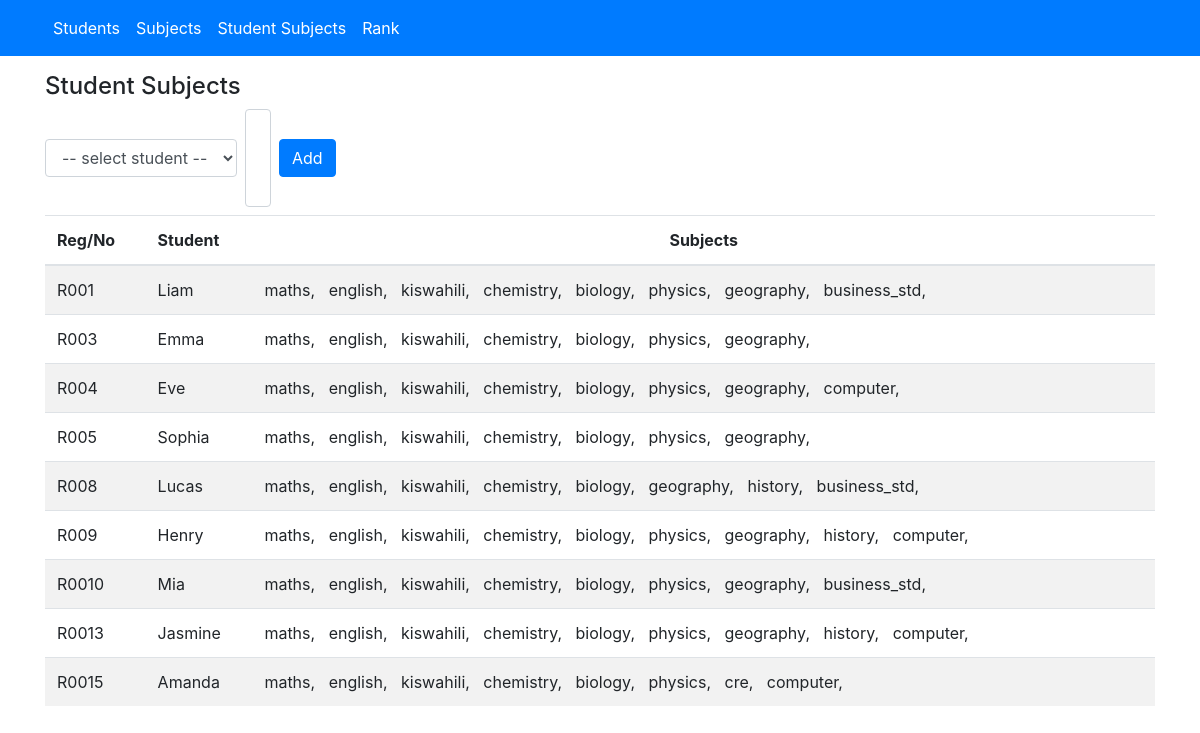
Screenshot of /student_subjects.php with the database file from the repository.
### tables this page shows
CREATE TABLE "students" (
	"id"	INTEGER,
	"name"	TEXT NOT NULL,
	"reg_no"	TEXT NOT NULL UNIQUE,
	PRIMARY KEY("id" AUTOINCREMENT)
);

### controllers/student_subjects_controller.php (called while the page is built, shortened)
<?php
$sql = '
SELECT std.id, std.name, std.reg_no FROM students std
INNER JOIN student_subjects ss ON ss.student_id = std.id
GROUP BY std.id
';
$student_rows = query($sql);
$sql = '
SELECT subj.id, subj.name, subj.code, ss.student_id FROM subjects subj
INNER JOIN student_subjects ss ON ss.subject_id = subj.id
';
$subject_rows = query($sql);
$student_subjects = array();
foreach ($student_rows as $student_row) {
    $student = $student_row;
    $student['subject'] = array();
    foreach ($subject_rows as $subject_row) {
        if ($student_row['id'] == $subject_row['student_id']) {
            $student['subject'][] = $subject_row;
        }
    }
    $student_subjects[] = $student;
}

### database.php (called while the page is built, shortened)
<?php
$pdo = new PDO('sqlite:app.db');
$pdo->setAttribute(PDO::ATTR_ERRMODE, PDO::ERRMODE_EXCEPTION);
function query($sql='', $params=[])
{
    global $pdo;
    $stmt = $pdo->prepare($sql);
    if ($params) $stmt->execute($params);
    else $stmt->execute();
    return $stmt->fetchAll(PDO::FETCH_ASSOC);
}

### student_subjects.php (the view, shortened to what this page needs)
<!DOCTYPE html>
<html lang="en">
<head>
    <link rel="stylesheet" href="https://stackpath.bootstrapcdn.com/bootstrap/4.3.1/css/bootstrap.min.css">
    <link rel="stylesheet" href="https://cdnjs.cloudflare.com/ajax/libs/bootstrap-multiselect/0.9.13/css/bootstrap-multiselect.css">
</head>
<body>
<?php include 'header.php' ?>
<div class="container">
    <?php require 'controllers/student_subjects_controller.php'; ?>
    <div class="pt-3">
        <h4>Student Subjects</h4>
        <form class="form-inline mb-2" action="" method="POST">
            <div class="input-group">
                <select name="student_id" class="form-control mr-2" required>
                    <option value="">-- select student --</option>
                </select>
            </div>
            <div class="input-group">
                <select name="subject_id[]" class="form-control mr-2 multiselect" required multiple>
                </select>
            </div>
            <button type="submit" class="btn btn-primary">Add</button>
        </form>
        <div style="height:80vh;overflow:auto">
            <table class="table table-striped">
                <thead>
                    <tr>
                        <th>Reg/No</th>
                        <th>Student</th>
                        <th class="text-center">Subjects</th>
                    </tr>
                </thead>
                <tbody>
                    <?php foreach ($student_subjects as $key => $value): ?>
                        <tr>
                            <td><?php echo $value['reg_no'] ?></td>
                            <td><?php echo $value['name'] ?></td>
                            <td>
                                <?php foreach($value['subject'] as $subject): ?>
                                    <?php echo $subject['name'] ?>,&nbsp;&nbsp;
                                <?php endforeach; ?>
                            </td>
                        </tr>
                    <?php endforeach; ?>
                </tbody>
            </table>
        </div>
    </div>
</div>
</body>
</html>

### rows the page displays
students: reg_no "R001", name "Liam", name "maths", name "english", name "kiswahili", name "chemistry", name "biology", name "physics", name "geography", name "business_std"
students: reg_no "R003", name "Emma", name "maths", name "english", name "kiswahili", name "chemistry", name "biology", name "physics", name "geography"
students: reg_no "R004", name "Eve", name "maths", name "english", name "kiswahili", name "chemistry", name "biology", name "physics", name "geography", name "computer"
students: reg_no "R005", name "Sophia", name "maths", name "english", name "kiswahili", name "chemistry", name "biology", name "physics", name "geography"
students: reg_no "R008", name "Lucas", name "maths", name "english", name "kiswahili", name "chemistry", name "biology", name "geography", name "history", name "business_std"
students: reg_no "R009", name "Henry", name "maths", name "english", name "kiswahili", name "chemistry", name "biology", name "physics", name "geography", name "history", name "computer"
students: reg_no "R0010", name "Mia", name "maths", name "english", name "kiswahili", name "chemistry", name "biology", name "physics", name "geography", name "business_std"
students: reg_no "R0013", name "Jasmine", name "maths", name "english", name "kiswahili", name "chemistry", name "biology", name "physics", name "geography", name "history", name "computer"
students: reg_no "R0015", name "Amanda", name "maths", name "english", name "kiswahili", name "chemistry", name "biology", name "physics", name "cre", name "computer"
